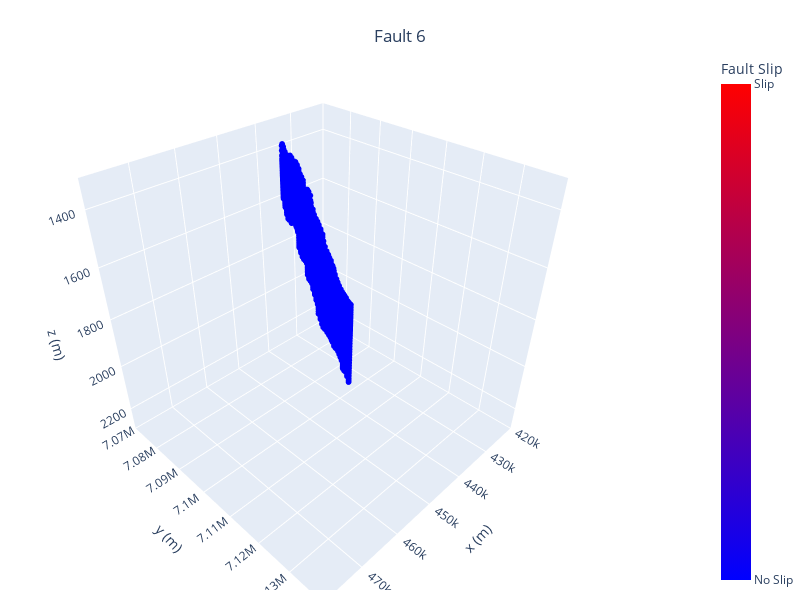

Notebook source saved alongside this figure:
### Code cell
# parameters
fault_id = 0; year = 2050; year_list = [2030, 2040, 2050, 2060, 2550, 3050]
# load data
coor_fault = np.load('results/JD_Sula_2025_flow_coor&fault_reservoir.npy')
# pres = np.load('results/case1_PRES.npy')
fault_slip = np.load('results/fault_slip2/case1_fault_slip.npy')

# Filter data for the specific fault_id
x_coor = coor_fault[:,:,:,0][coor_fault[:,:,:,3] == fault_id]
y_coor = coor_fault[:,:,:,1][coor_fault[:,:,:,3] == fault_id]
z_coor = coor_fault[:,:,:,2][coor_fault[:,:,:,3] == fault_id]
# pres_val = pres[:,:,:,year_list.index(year)][coor_fault[:,:,:,3] == fault_id]/1000 # convert to MPa
fault_slip_val = fault_slip[:,:,:,year_list.index(year)][coor_fault[:,:,:,3] == fault_id]

# Create subplots
fig = make_subplots(
    rows=1, cols=1,
    specs=[[{'type': 'scatter3d'}]],
    # subplot_titles=('Temperature Distribution', 'Pressure Distribution')
)

# Pressure plot
scatter_3D = go.Scatter3d(
    x=x_coor,
    y=y_coor,
    z=z_coor,
    mode='markers',
    marker=dict(
        size=2,
        color=fault_slip_val,
        colorscale=[[0, 'blue'], [1, 'red']],
        cmin=0,
        cmax=1,
        colorbar=dict(
            title='Fault Slip',
            tickvals=[0, 1],
            ticktext=['No Slip', 'Slip'],
            x=1.1,  # Positioning the color bar
            # xanchor='right'
        ),
        showscale=True
    ),
    name='Fault Slip'
)

fig.add_trace(scatter_3D, row=1, col=1)

# Update layout
fig.update_layout(
    width=800,   # Set the desired width in pixels
    height=600,  # Set the desired height in pixels
    title={
        'text': 'Fault 6',
        'y':0.95,
        'x':0.5,
        'xanchor': 'center',
        'yanchor': 'top'
    },
    legend=dict(
        orientation='h',
        yanchor='bottom',
        y=1.1,
        xanchor='left',
        x=1.1
    ),
    scene=dict(
        xaxis=dict(
            title='x (m)',
            range=[420000, 480000]
            # autorange='reversed' # reverse z-axis
        ),
        yaxis=dict(
            title='y (m)',
            range=[7070000, 7140000]
            # autorange='reversed' # reverse z-axis
        ),
        zaxis=dict(
            title='z (m)',
            # range=[2900, 300]
            range=[2300, 1300]
            # autorange='reversed' # reverse z-axis
        )
    ),
    margin=dict(l=0, r=10, b=10, t=50)
)

# Show plot
fig.show()

### Figure 1 — Plotly figure (JSON) as saved in the notebook; plotly's stock layout.template omitted (floating-point values rounded to 4 significant figures; data arrays with more than 128 entries replaced by an {"elided": "..."} marker saying what was removed)
{"data": [{"marker": {"cmax": 1, "cmin": 0, "color": {"elided": "4797 int values"}, "colorbar": {"ticktext": ["No Slip", "Slip"], "tickvals": [0, 1], "title": {"text": "Fault Slip"}, "x": 1.1}, "colorscale": [[0, "blue"], [1, "red"]], "showscale": true, "size": 2}, "mode": "markers", "name": "Fault Slip", "scene": "scene", "type": "scatter3d", "x": {"elided": "4797 float values"}, "y": {"elided": "4797 float values"}, "z": {"elided": "4797 float values"}}], "layout": {"height": 600, "legend": {"orientation": "h", "x": 1.1, "xanchor": "left", "y": 1.1, "yanchor": "bottom"}, "margin": {"b": 10, "l": 0, "r": 10, "t": 50}, "scene": {"domain": {"x": [0, 1], "y": [0, 1]}, "xaxis": {"range": [420000, 480000], "title": {"text": "x (m)"}}, "yaxis": {"range": [7070000, 7140000], "title": {"text": "y (m)"}}, "zaxis": {"range": [2300, 1300], "title": {"text": "z (m)"}}}, "title": {"text": "Fault 6", "x": 0.5, "xanchor": "center", "y": 0.95, "yanchor": "top"}, "width": 800}}
